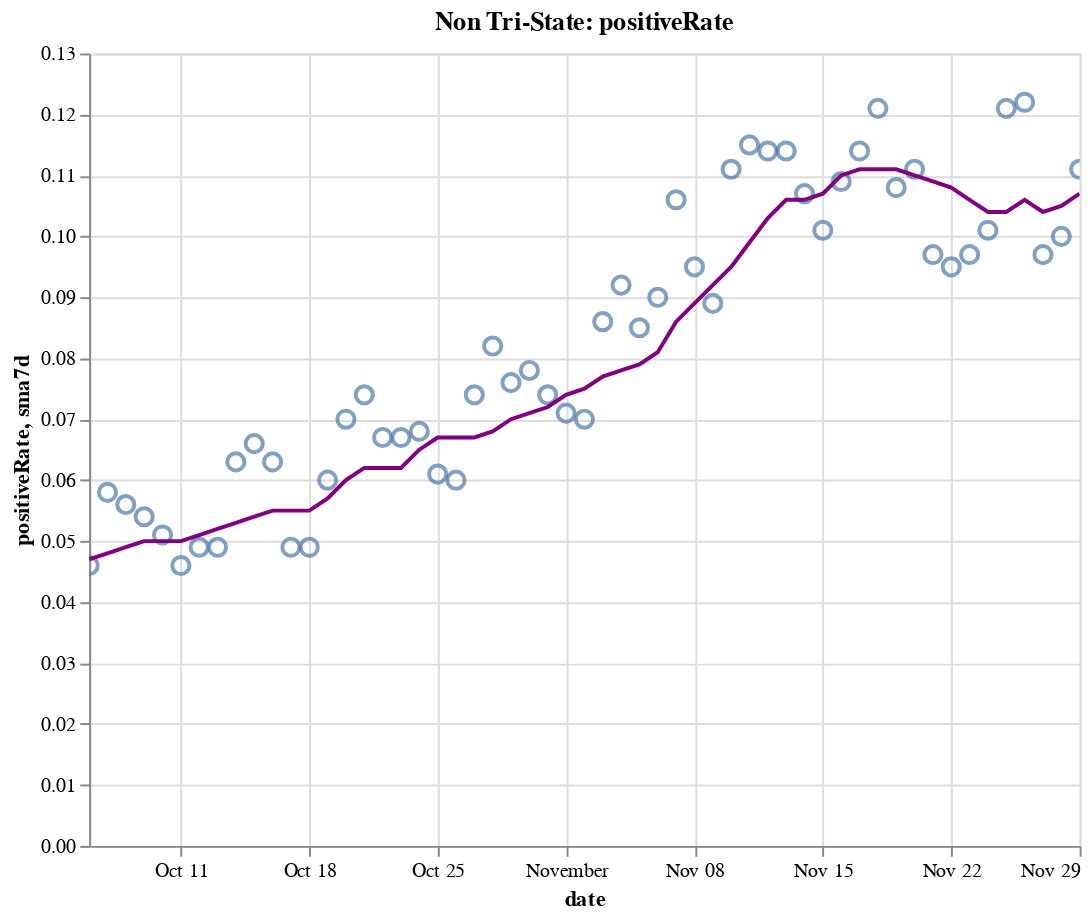

Notebook cell for this chart:
### Code cell
create_plot(non_tristate, 'positiveRate')

### Figure 1 — Vega-Lite specification as saved in the notebook (floating-point values rounded to 4 significant figures)
{"config": {"view": {"continuousWidth": 400, "continuousHeight": 300}}, "layer": [{"layer": [{"mark": {"type": "point", "size": 75}, "encoding": {"tooltip": [{"type": "temporal", "field": "date"}, {"type": "quantitative", "field": "positiveRate"}, {"type": "quantitative", "field": "sma7d"}], "x": {"type": "temporal", "field": "date"}, "y": {"type": "quantitative", "field": "positiveRate"}}, "selection": {"selector016": {"type": "interval", "bind": "scales", "encodings": ["x", "y"]}}}, {"mark": {"type": "line", "color": "purple"}, "encoding": {"x": {"type": "temporal", "field": "date"}, "y": {"type": "quantitative", "field": "sma7d"}}}]}, {"mark": {"type": "rule", "color": "#aaa"}, "encoding": {"x": {"type": "temporal", "field": "date"}}, "transform": [{"filter": {"selection": "selector015"}}]}, {"mark": "circle", "encoding": {"opacity": {"condition": {"value": 1, "selection": "selector015"}, "value": 0}, "tooltip": [{"type": "temporal", "field": "date"}, {"type": "quantitative", "field": "positiveRate"}, {"type": "quantitative", "field": "sma7d"}], "x": {"type": "temporal", "field": "date"}, "y": {"type": "quantitative", "field": "positiveRate"}}, "selection": {"selector015": {"type": "single", "encodings": ["x"], "on": "mouseover", "nearest": true, "empty": "none"}}}, {"mark": {"type": "text", "align": "left", "dx": 5, "dy": -5, "stroke": "white", "strokeWidth": 2}, "encoding": {"text": {"type": "quantitative", "field": "positiveRate"}, "tooltip": [{"type": "temporal", "field": "date"}, {"type": "quantitative", "field": "positiveRate"}, {"type": "quantitative", "field": "sma7d"}], "x": {"type": "temporal", "field": "date"}, "y": {"type": "quantitative", "field": "positiveRate"}}, "transform": [{"filter": {"selection": "selector015"}}]}, {"mark": {"type": "text", "align": "left", "dx": 5, "dy": -5}, "encoding": {"text": {"type": "quantitative", "field": "positiveRate"}, "tooltip": [{"type": "temporal", "field": "date"}, {"type": "quantitative", "field": "positiveRate"}, {"type": "quantitative", "field": "sma7d"}], "x": {"type": "temporal", "field": "date"}, "y": {"type": "quantitative", "field": "positiveRate"}}, "transform": [{"filter": {"selection": "selector015"}}]}], "data": {"name": "data-7a800a368a3986682f8a8eb9074be071"}, "height": 400, "title": "Non Tri-State: positiveRate", "width": 500, "$schema": "https://vega.github.io/schema/vega-lite/v4.8.1.json", "datasets": {"data-7a800a368a3986682f8a8eb9074be071": [{"date": "2020-10-06T00:00:00", "totalTestResultsIncrease": 798800.0, "positiveIncrease": 36770.0, "death": 156500.0, "deathIncrease": 610.0, "positiveRate": 0.046, "state": "Non Tri-State", "sma7d": 0.047}, {"date": "2020-10-07T00:00:00", "totalTestResultsIncrease": 838500.0, "positiveIncrease": 48600.0, "death": 157400.0, "deathIncrease": 895.0, "positiveRate": 0.058, "state": "Non Tri-State", "sma7d": 0.048}, {"date": "2020-10-08T00:00:00", "totalTestResultsIncrease": 923000.0, "positiveIncrease": 51690.0, "death": 158300.0, "deathIncrease": 964.0, "positiveRate": 0.056, "state": "Non Tri-State", "sma7d": 0.049}, {"date": "2020-10-09T00:00:00", "totalTestResultsIncrease": 1010000.0, "positiveIncrease": 54060.0, "death": 159200.0, "deathIncrease": 874.0, "positiveRate": 0.054, "state": "Non Tri-State", "sma7d": 0.05}, {"date": "2020-10-10T00:00:00", "totalTestResultsIncrease": 1082000.0, "positiveIncrease": 55100.0, "death": 159900.0, "deathIncrease": 651.0, "positiveRate": 0.051, "state": "Non Tri-State", "sma7d": 0.05}, {"date": "2020-10-11T00:00:00", "totalTestResultsIncrease": 959100.0, "positiveIncrease": 44380.0, "death": 160300.0, "deathIncrease": 457.0, "positiveRate": 0.046, "state": "Non Tri-State", "sma7d": 0.05}, {"date": "2020-10-12T00:00:00", "totalTestResultsIncrease": 810500.0, "positiveIncrease": 39810.0, "death": 160600.0, "deathIncrease": 271.0, "positiveRate": 0.049, "state": "Non Tri-State", "sma7d": 0.051}, {"date": "2020-10-13T00:00:00", "totalTestResultsIncrease": 938400.0, "positiveIncrease": 45890.0, "death": 161300.0, "deathIncrease": 681.0, "positiveRate": 0.049, "state": "Non Tri-State", "sma7d": 0.052}, {"date": "2020-10-14T00:00:00", "totalTestResultsIncrease": 860500.0, "positiveIncrease": 53780.0, "death": 162100.0, "deathIncrease": 796.0, "positiveRate": 0.063, "state": "Non Tri-State", "sma7d": 0.053}, {"date": "2020-10-15T00:00:00", "totalTestResultsIncrease": 926800.0, "positiveIncrease": 60790.0, "death": 163000.0, "deathIncrease": 915.0, "positiveRate": 0.066, "state": "Non Tri-State", "sma7d": 0.054}, {"date": "2020-10-16T00:00:00", "totalTestResultsIncrease": 1031000.0, "positiveIncrease": 64930.0, "death": 163900.0, "deathIncrease": 874.0, "positiveRate": 0.063, "state": "Non Tri-State", "sma7d": 0.055}, {"date": "2020-10-17T00:00:00", "totalTestResultsIncrease": 1104000.0, "positiveIncrease": 54610.0, "death": 164600.0, "deathIncrease": 751.0, "positiveRate": 0.049, "state": "Non Tri-State", "sma7d": 0.055}, {"date": "2020-10-18T00:00:00", "totalTestResultsIncrease": 921600.0, "positiveIncrease": 45620.0, "death": 165000.0, "deathIncrease": 383.0, "positiveRate": 0.049, "state": "Non Tri-State", "sma7d": 0.055}, {"date": "2020-10-19T00:00:00", "totalTestResultsIncrease": 900100.0, "positiveIncrease": 53730.0, "death": 165400.0, "deathIncrease": 431.0, "positiveRate": 0.06, "state": "Non Tri-State", "sma7d": 0.057}, {"date": "2020-10-20T00:00:00", "totalTestResultsIncrease": 829900.0, "positiveIncrease": 57920.0, "death": 166200.0, "deathIncrease": 807.0, "positiveRate": 0.07, "state": "Non Tri-State", "sma7d": 0.06}, {"date": "2020-10-21T00:00:00", "totalTestResultsIncrease": 772300.0, "positiveIncrease": 57480.0, "death": 167200.0, "deathIncrease": 989.0, "positiveRate": 0.074, "state": "Non Tri-State", "sma7d": 0.062}, {"date": "2020-10-22T00:00:00", "totalTestResultsIncrease": 1039000.0, "positiveIncrease": 69550.0, "death": 168300.0, "deathIncrease": 1101.0, "positiveRate": 0.067, "state": "Non Tri-State", "sma7d": 0.062}, {"date": "2020-10-23T00:00:00", "totalTestResultsIncrease": 1178000.0, "positiveIncrease": 78970.0, "death": 169200.0, "deathIncrease": 894.0, "positiveRate": 0.067, "state": "Non Tri-State", "sma7d": 0.062}, {"date": "2020-10-24T00:00:00", "totalTestResultsIncrease": 1165000.0, "positiveIncrease": 79320.0, "death": 170100.0, "deathIncrease": 861.0, "positiveRate": 0.068, "state": "Non Tri-State", "sma7d": 0.065}, {"date": "2020-10-25T00:00:00", "totalTestResultsIncrease": 1021000.0, "positiveIncrease": 62130.0, "death": 170400.0, "deathIncrease": 358.0, "positiveRate": 0.061, "state": "Non Tri-State", "sma7d": 0.067}, {"date": "2020-10-26T00:00:00", "totalTestResultsIncrease": 967400.0, "positiveIncrease": 58070.0, "death": 170800.0, "deathIncrease": 371.0, "positiveRate": 0.06, "state": "Non Tri-State", "sma7d": 0.067}, {"date": "2020-10-27T00:00:00", "totalTestResultsIncrease": 916900.0, "positiveIncrease": 67910.0, "death": 171700.0, "deathIncrease": 884.0, "positiveRate": 0.074, "state": "Non Tri-State", "sma7d": 0.067}, {"date": "2020-10-28T00:00:00", "totalTestResultsIncrease": 913400.0, "positiveIncrease": 74560.0, "death": 172700.0, "deathIncrease": 1002.0, "positiveRate": 0.082, "state": "Non Tri-State", "sma7d": 0.068}, {"date": "2020-10-29T00:00:00", "totalTestResultsIncrease": 1093000.0, "positiveIncrease": 83360.0, "death": 173700.0, "deathIncrease": 998.0, "positiveRate": 0.076, "state": "Non Tri-State", "sma7d": 0.07}, {"date": "2020-10-30T00:00:00", "totalTestResultsIncrease": 1184000.0, "positiveIncrease": 92240.0, "death": 174600.0, "deathIncrease": 926.0, "positiveRate": 0.078, "state": "Non Tri-State", "sma7d": 0.071}, {"date": "2020-10-31T00:00:00", "totalTestResultsIncrease": 1172000.0, "positiveIncrease": 87180.0, "death": 175600.0, "deathIncrease": 937.0, "positiveRate": 0.074, "state": "Non Tri-State", "sma7d": 0.072}, {"date": "2020-11-01T00:00:00", "totalTestResultsIncrease": 977200.0, "positiveIncrease": 69850.0, "death": 175900.0, "deathIncrease": 367.0, "positiveRate": 0.071, "state": "Non Tri-State", "sma7d": 0.074}, {"date": "2020-11-02T00:00:00", "totalTestResultsIncrease": 1087000.0, "positiveIncrease": 76400.0, "death": 176400.0, "deathIncrease": 471.0, "positiveRate": 0.07, "state": "Non Tri-State", "sma7d": 0.075}, {"date": "2020-11-03T00:00:00", "totalTestResultsIncrease": 956000.0, "positiveIncrease": 82510.0, "death": 177900.0, "deathIncrease": 1482.0, "positiveRate": 0.086, "state": "Non Tri-State", "sma7d": 0.077}, {"date": "2020-11-04T00:00:00", "totalTestResultsIncrease": 1053000.0, "positiveIncrease": 97230.0, "death": 179000.0, "deathIncrease": 1077.0, "positiveRate": 0.092, "state": "Non Tri-State", "sma7d": 0.078}, {"date": "2020-11-05T00:00:00", "totalTestResultsIncrease": 1299000.0, "positiveIncrease": 109800.0, "death": 180000.0, "deathIncrease": 1084.0, "positiveRate": 0.085, "state": "Non Tri-State", "sma7d": 0.079}, {"date": "2020-11-06T00:00:00", "totalTestResultsIncrease": 1328000.0, "positiveIncrease": 119300.0, "death": 181200.0, "deathIncrease": 1122.0, "positiveRate": 0.09, "state": "Non Tri-State", "sma7d": 0.081}, {"date": "2020-11-07T00:00:00", "totalTestResultsIncrease": 1150000.0, "positiveIncrease": 122400.0, "death": 182200.0, "deathIncrease": 1077.0, "positiveRate": 0.106, "state": "Non Tri-State", "sma7d": 0.086}, {"date": "2020-11-08T00:00:00", "totalTestResultsIncrease": 1105000.0, "positiveIncrease": 104800.0, "death": 182700.0, "deathIncrease": 462.0, "positiveRate": 0.095, "state": "Non Tri-State", "sma7d": 0.089}, {"date": "2020-11-09T00:00:00", "totalTestResultsIncrease": 1243000.0, "positiveIncrease": 110900.0, "death": 183200.0, "deathIncrease": 525.0, "positiveRate": 0.089, "state": "Non Tri-State", "sma7d": 0.092}, {"date": "2020-11-10T00:00:00", "totalTestResultsIncrease": 1097000.0, "positiveIncrease": 121900.0, "death": 184500.0, "deathIncrease": 1298.0, "positiveRate": 0.111, "state": "Non Tri-State", "sma7d": 0.095}, {"date": "2020-11-11T00:00:00", "totalTestResultsIncrease": 1173000.0, "positiveIncrease": 135200.0, "death": 186000.0, "deathIncrease": 1498.0, "positiveRate": 0.115, "state": "Non Tri-State", "sma7d": 0.099}, {"date": "2020-11-12T00:00:00", "totalTestResultsIncrease": 1249000.0, "positiveIncrease": 142600.0, "death": 187100.0, "deathIncrease": 1083.0, "positiveRate": 0.114, "state": "Non Tri-State", "sma7d": 0.103}, {"date": "2020-11-13T00:00:00", "totalTestResultsIncrease": 1406000.0, "positiveIncrease": 160600.0, "death": 188300.0, "deathIncrease": 1213.0, "positiveRate": 0.114, "state": "Non Tri-State", "sma7d": 0.106}, {"date": "2020-11-14T00:00:00", "totalTestResultsIncrease": 1436000.0, "positiveIncrease": 153800.0, "death": 189600.0, "deathIncrease": 1262.0, "positiveRate": 0.107, "state": "Non Tri-State", "sma7d": 0.106}, {"date": "2020-11-15T00:00:00", "totalTestResultsIncrease": 1354000.0, "positiveIncrease": 136200.0, "death": 190200.0, "deathIncrease": 629.0, "positiveRate": 0.101, "state": "Non Tri-State", "sma7d": 0.107}, {"date": "2020-11-16T00:00:00", "totalTestResultsIncrease": 1273000.0, "positiveIncrease": 138500.0, "death": 190800.0, "deathIncrease": 575.0, "positiveRate": 0.109, "state": "Non Tri-State", "sma7d": 0.11}, {"date": "2020-11-17T00:00:00", "totalTestResultsIncrease": 1285000.0, "positiveIncrease": 145900.0, "death": 192300.0, "deathIncrease": 1475.0, "positiveRate": 0.114, "state": "Non Tri-State", "sma7d": 0.111}, {"date": "2020-11-18T00:00:00", "totalTestResultsIncrease": 1259000.0, "positiveIncrease": 152600.0, "death": 194000.0, "deathIncrease": 1783.0, "positiveRate": 0.121, "state": "Non Tri-State", "sma7d": 0.111}, {"date": "2020-11-19T00:00:00", "totalTestResultsIncrease": 1585000.0, "positiveIncrease": 171000.0, "death": 195900.0, "deathIncrease": 1884.0, "positiveRate": 0.108, "state": "Non Tri-State", "sma7d": 0.111}, {"date": "2020-11-20T00:00:00", "totalTestResultsIncrease": 1635000.0, "positiveIncrease": 181600.0, "death": 197700.0, "deathIncrease": 1781.0, "positiveRate": 0.111, "state": "Non Tri-State", "sma7d": 0.11}, {"date": "2020-11-21T00:00:00", "totalTestResultsIncrease": 1747000.0, "positiveIncrease": 169100.0, "death": 199100.0, "deathIncrease": 1444.0, "positiveRate": 0.097, "state": "Non Tri-State", "sma7d": 0.109}, {"date": "2020-11-22T00:00:00", "totalTestResultsIncrease": 1494000.0, "positiveIncrease": 141500.0, "death": 200000.0, "deathIncrease": 846.0, "positiveRate": 0.095, "state": "Non Tri-State", "sma7d": 0.108}, {"date": "2020-11-23T00:00:00", "totalTestResultsIncrease": 1404000.0, "positiveIncrease": 136200.0, "death": 200900.0, "deathIncrease": 869.0, "positiveRate": 0.097, "state": "Non Tri-State", "sma7d": 0.106}, {"date": "2020-11-24T00:00:00", "totalTestResultsIncrease": 1562000.0, "positiveIncrease": 157300.0, "death": 202800.0, "deathIncrease": 1921.0, "positiveRate": 0.101, "state": "Non Tri-State", "sma7d": 0.104}, {"date": "2020-11-25T00:00:00", "totalTestResultsIncrease": 1414000.0, "positiveIncrease": 171400.0, "death": 204900.0, "deathIncrease": 2132.0, "positiveRate": 0.121, "state": "Non Tri-State", "sma7d": 0.104}, {"date": "2020-11-26T00:00:00", "totalTestResultsIncrease": 928000.0, "positiveIncrease": 113700.0, "death": 206100.0, "deathIncrease": 1213.0, "positiveRate": 0.122, "state": "Non Tri-State", "sma7d": 0.106}, {"date": "2020-11-27T00:00:00", "totalTestResultsIncrease": 1851000.0, "positiveIncrease": 179300.0, "death": 207400.0, "deathIncrease": 1283.0, "positiveRate": 0.097, "state": "Non Tri-State", "sma7d": 0.104}, {"date": "2020-11-28T00:00:00", "totalTestResultsIncrease": 1438000.0, "positiveIncrease": 143600.0, "death": 208600.0, "deathIncrease": 1148.0, "positiveRate": 0.1, "state": "Non Tri-State", "sma7d": 0.105}, {"date": "2020-11-29T00:00:00", "totalTestResultsIncrease": 1116000.0, "positiveIncrease": 123600.0, "death": 209300.0, "deathIncrease": 730.0, "positiveRate": 0.111, "state": "Non Tri-State", "sma7d": 0.107}]}}
